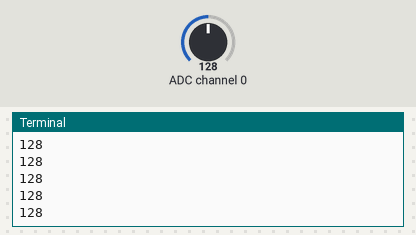
Bench run of a program on a simulated Raspberry Pi (BCM pin numbers). Parts: the last lines printed to the terminal. The inputs (shaded band) are chosen by the test bench; at power-on: ADC channel 0 = 128 (analog values on the 0–255 scale).

Above: at 1.2 s.
1.3 s: ADC channel 0 set to 178
At 1.76 s:
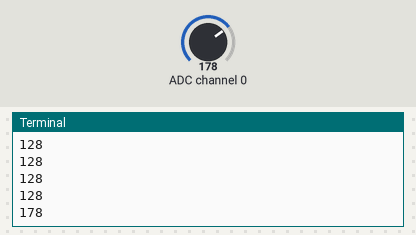
2.8 s: ADC channel 0 set to 224
At 2.97 s:
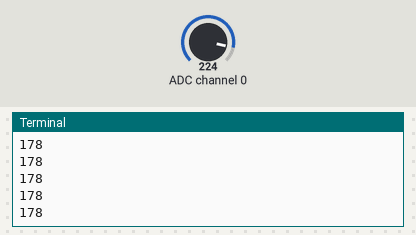
Timing chart, 0 to 5.8 s (numbered marks = the images above; inputs shaded):
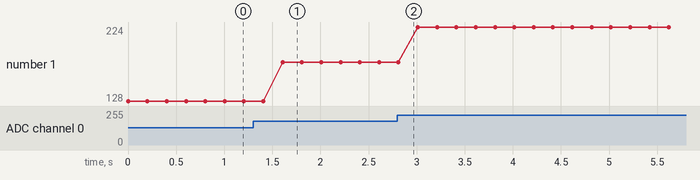

The program:

18_i2c_ADC.py
```python
import smbus
import time

bus = smbus.SMBus(1)   # I2C 1번을 사용
add = 0x48             # PCF8591T 주소값

while True:
    bus.write_byte(add, 0x40)   # 0번째 아날로그핀 값을 읽도록 설정 (ADC 시작)
    # time.sleep(0.01)            # ADC 완료까지 대기
    value = bus.read_byte(0x48)
    vlaue = (500*value)/256
    print(value)
    analog = bus.read_byte(add)
    time.sleep(0.2)
    # print(analog)
    # time.sleep(0.5)
```

Measured:
- after the input at 1.3 s, the terminal: prints a new line after 0.31 s (image 1)
- plotted number 1: 128 → 178 after the input at 1.3 s, 178 → 224 after the input at 2.8 s
